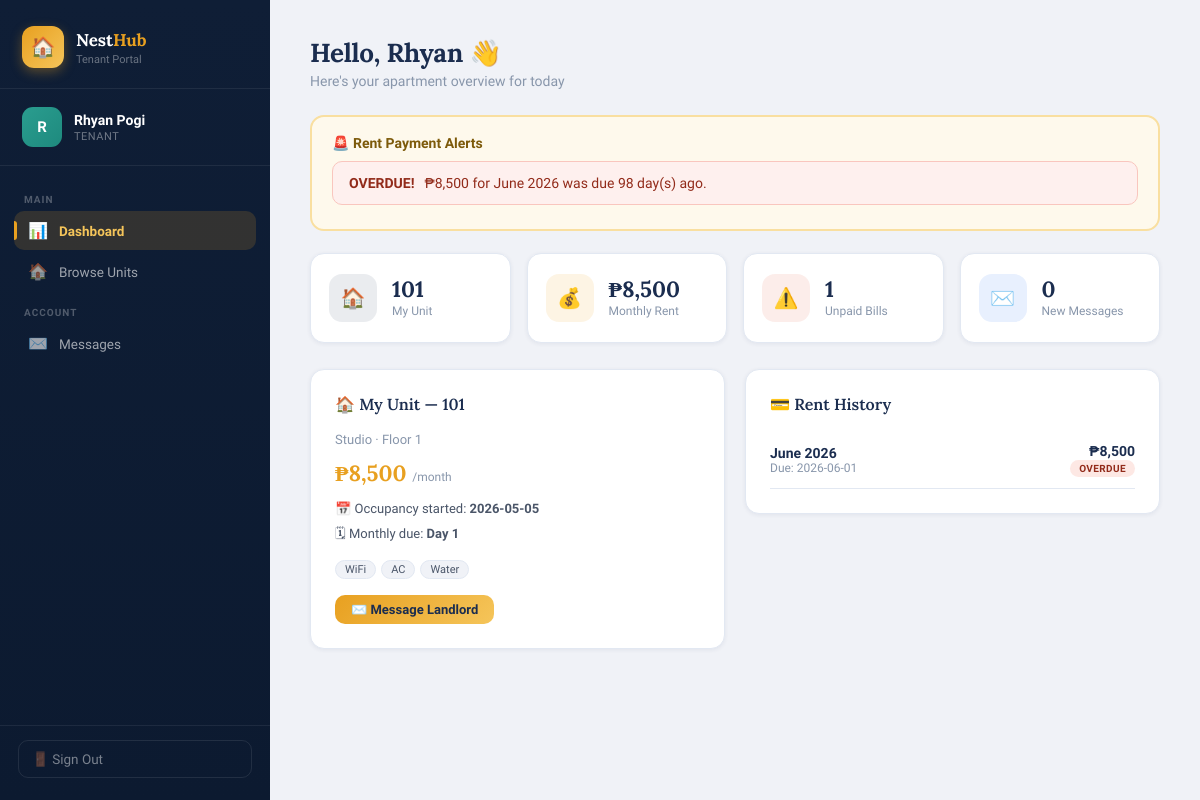
The page /tenant/dashboard (signed in) on the database its author committed.
### tables this page shows
CREATE TABLE user (
        id INTEGER PRIMARY KEY AUTOINCREMENT,
        username TEXT UNIQUE NOT NULL,
        password TEXT NOT NULL,
        role TEXT NOT NULL,
        full_name TEXT NOT NULL,
        email TEXT,
        phone TEXT,
        created_at TEXT DEFAULT (datetime('now'))
    );

CREATE TABLE rent_record (
        id INTEGER PRIMARY KEY AUTOINCREMENT,
        unit_id INTEGER NOT NULL REFERENCES unit(id),
        tenant_id INTEGER NOT NULL REFERENCES user(id),
        amount REAL NOT NULL,
        due_date TEXT NOT NULL,
        paid_date TEXT,
        is_paid INTEGER DEFAULT 0,
        month_year TEXT NOT NULL,
        notes TEXT,
        created_at TEXT DEFAULT (datetime('now'))
    );

CREATE TABLE unit (
        id INTEGER PRIMARY KEY AUTOINCREMENT,
        unit_number TEXT UNIQUE NOT NULL,
        floor INTEGER NOT NULL,
        unit_type TEXT NOT NULL,
        monthly_rent REAL NOT NULL,
        description TEXT,
        amenities TEXT,
        is_occupied INTEGER DEFAULT 0,
        tenant_id INTEGER REFERENCES user(id),
        occupancy_start TEXT,
        monthly_due_day INTEGER DEFAULT 1,
        created_at TEXT DEFAULT (datetime('now'))
    );

### views.py (the view)
@main_bp.route('/tenant/dashboard')
@login_required(role='tenant')
def tenant_dashboard():
    uid = session['user_id']
    conn = get_db()
    user = row_to_dict(conn.execute("SELECT * FROM user WHERE id=?", (uid,)).fetchone())
    unit = row_to_dict(conn.execute("SELECT * FROM unit WHERE tenant_id=?", (uid,)).fetchone())
    rent_records = []
    rent_alerts = []
    if unit:
        rent_records = [row_to_dict(r) for r in conn.execute(
            "SELECT * FROM rent_record WHERE unit_id=? AND tenant_id=? ORDER BY due_date DESC", (unit['id'], uid)).fetchall()]
        for rr in rent_records:
            status = get_rent_status(rr['due_date'], rr['is_paid'])
            if status in ('overdue','due_soon'):
                label, color = get_rent_status_label(status)
                rent_alerts.append({'record':rr,'status':status,'label':label,'color':color,'days':days_until_due(rr['due_date'])})
    unread_msgs = get_unread_msgs(uid)
    conn.close()
    return render_template('tenant_dashboard.html', user=user, unit=unit, rent_records=rent_records,
        rent_alerts=rent_alerts, unread_msgs=unread_msgs,
        get_rent_status=get_rent_status, get_rent_status_label=get_rent_status_label, days_until_due=days_until_due)

### models.py (called while the page is built)
def get_db():
    conn = sqlite3.connect(DB_PATH)
    conn.row_factory = sqlite3.Row
    conn.execute("PRAGMA foreign_keys = ON")
    return conn

### utils.py (called while the page is built)
def get_rent_status(due_date_str, is_paid):
    if is_paid:
        return 'paid'
    due = date.fromisoformat(due_date_str)
    today = date.today()
    diff = (due - today).days
    if diff < 0:
        return 'overdue'
    elif diff <= 5:
        return 'due_soon'
    else:
        return 'upcoming'

def get_rent_status_label(status):
    labels = {
        'paid': ('Paid', 'success'),
        'overdue': ('OVERDUE', 'danger'),
        'due_soon': ('Due Soon', 'warning'),
        'upcoming': ('Upcoming', 'info'),
    }
    return labels.get(status, ('Unknown', 'secondary'))

def days_until_due(due_date_str):
    due = date.fromisoformat(due_date_str)
    return (due - date.today()).days

### views.py (called while the page is built)
def login_required(role=None):
    def decorator(f):
        @wraps(f)
        def wrapped(*args, **kwargs):
            uid = session.get('user_id')
            if not uid:
                flash('Please log in.', 'warning')
                return redirect(url_for('main.login'))
            if role and session.get('user_role') != role:
                flash('Access denied.', 'danger')
                return redirect(url_for('main.login'))
            return f(*args, **kwargs)
        return wrapped
    return decorator

def row_to_dict(row):
    return dict(row) if row else None

def get_unread_msgs(uid):
    conn = get_db()
    n = conn.execute("SELECT COUNT(*) FROM message WHERE receiver_id=? AND is_read=0", (uid,)).fetchone()[0]
    conn.close()
    return n

### templates/tenant_dashboard.html (shortened to what this page needs)
{% extends 'base.html' %}
{% from 'sidebar.html' import tenant_sidebar %}
{% block body %}
<div class="app-wrapper">
  {{ tenant_sidebar(user, 'dashboard', unread_msgs) }}
  <main class="main-content">
    <div class="page-header">
      <h1>Hello, {{ user.full_name.split()[0] }} 👋</h1>
      <p>Here's your apartment overview for today</p>
    </div>
    {% if rent_alerts %}
    <div class="rent-alert-box">
      <h3>🚨 Rent Payment Alerts</h3>
      {% for alert in rent_alerts %}
        <div class="alert alert-{{ 'danger' if alert.status == 'overdue' else 'warning' }}" style="margin-bottom:6px;">
          {% if alert.status == 'overdue' %}
            <strong>OVERDUE!</strong> ₱{{ "{:,.0f}".format(alert.record.amount) }} for {{ alert.record.month_year }} was due {{ alert.days|abs }} day(s) ago.
          {% else %}
            <strong>Due Soon!</strong> ₱{{ "{:,.0f}".format(alert.record.amount) }} for {{ alert.record.month_year }} is due in {{ alert.days }} day(s).
          {% endif %}
        </div>
      {% endfor %}
    </div>
    {% endif %}
    <div class="stat-grid">
      <div class="stat-card">
        <div class="stat-icon {{ 'navy' if unit else 'gold' }}">{{ '🏠' if unit else '🔍' }}</div>
        <div>
          <div class="stat-value">{{ unit.unit_number if unit else 'None' }}</div>
          <div class="stat-label">My Unit</div>
        </div>
      </div>
      {% if unit %}
      <div class="stat-card">
        <div class="stat-icon gold">💰</div>
        <div>
          <div class="stat-value">₱{{ "{:,.0f}".format(unit.monthly_rent) }}</div>
          <div class="stat-label">Monthly Rent</div>
        </div>
      </div>
      {% set unpaid = rent_records | selectattr('is_paid', 'equalto', 0) | list | length %}
      <div class="stat-card">
        <div class="stat-icon {{ 'rose' if unpaid > 0 else 'teal' }}">{{ '⚠️' if unpaid > 0 else '✅' }}</div>
        <div>
          <div class="stat-value">{{ unpaid }}</div>
          <div class="stat-label">Unpaid Bills</div>
        </div>
      </div>
      {% endif %}
      <div class="stat-card">
        <div class="stat-icon {{ 'rose' if unread_msgs > 0 else 'blue' }}">✉️</div>
        <div>
          <div class="stat-value">{{ unread_msgs }}</div>
          <div class="stat-label">New Messages</div>
        </div>
      </div>
    </div>
    <div style="display:grid;grid-template-columns:1fr 1fr;gap:20px;">
      <div>
        {% if unit %}
        <div class="card">
          <div class="card-title">🏠 My Unit — {{ unit.unit_number }}</div>
          <div style="font-size:13px;color:var(--text-muted);margin-bottom:12px;">{{ unit.unit_type }} · Floor {{ unit.floor }}</div>
          <div style="font-family:'Lora',serif;font-size:22px;font-weight:700;color:var(--gold);margin-bottom:14px;">
            ₱{{ "{:,.0f}".format(unit.monthly_rent) }} <span style="font-size:12px;font-family:'Sora',sans-serif;color:var(--text-muted);font-weight:400;">/month</span>
          </div>
          {% if unit.occupancy_start %}
          <div style="font-size:13px;color:var(--text-mid);margin-bottom:8px;">📅 Occupancy started: <strong>{{ unit.occupancy_start }}</strong></div>
          {% endif %}
          {% if unit.monthly_due_day %}
          <div style="font-size:13px;color:var(--text-mid);margin-bottom:14px;">🗓 Monthly due: <strong>Day {{ unit.monthly_due_day }}</strong></div>
          {% endif %}
          {% if unit.amenities %}
          <div class="unit-amenities">
            {% for a in unit.amenities.split(',') %}
              <span class="amenity-tag">{{ a.strip() }}</span>
            {% endfor %}
          </div>
          {% endif %}
          <div class="mt-4">
            <a href="{{ url_for('main.tenant_message') }}" class="btn btn-gold btn-sm">✉️ Message Landlord</a>
          </div>
        </div>
        {% endif %}
      </div>
      <div>
        <div class="card">
          <div class="card-title">💳 Rent History</div>
          {% if rent_records %}
            {% for rr in rent_records[:4] %}
              {% set status = get_rent_status(rr.due_date, rr.is_paid) %}
              {% set label, color = get_rent_status_label(status) %}
              <div style="display:flex;justify-content:space-between;align-items:center;padding:11px 0;border-bottom:1px solid var(--border);">
                <div>
                  <div style="font-weight:600;font-size:14px;">{{ rr.month_year }}</div>
                  <div style="font-size:12px;color:var(--text-muted);">Due: {{ rr.due_date }}</div>
                </div>
                <div style="text-align:right;">
                  <div style="font-weight:700;font-size:14px;">₱{{ "{:,.0f}".format(rr.amount) }}</div>
                  <span class="unit-badge badge-{{ status.replace('_','-') }}" style="position:static;display:inline-block;">{{ label }}</span>
                </div>
              </div>
            {% endfor %}
          {% else %}
            <div class="empty-state" style="padding:20px;">
              <div class="empty-icon">📋</div>
              <p>No rent records yet</p>
            </div>
          {% endif %}
        </div>
      </div>
    </div>
  </main>
</div>
{% endblock %}

### templates/sidebar.html (shortened to what this page needs)
{% macro tenant_sidebar(user, active, unread_msgs=0) %}
<aside class="sidebar">
  <div class="sidebar-brand">
    <div class="logo-row">
      <div class="logo-box">🏠</div>
      <div>
        <h2>Nest<span>Hub</span></h2>
        <p>Tenant Portal</p>
      </div>
    </div>
  </div>
  <div class="sidebar-user">
    <div class="user-avatar">{{ user.full_name[0] }}</div>
    <div>
      <div class="user-name">{{ user.full_name }}</div>
      <div class="user-role">Tenant</div>
    </div>
  </div>
  <nav class="sidebar-nav">
    <div class="nav-section-label">Main</div>
    <a href="{{ url_for('main.tenant_dashboard') }}" class="nav-item {% if active == 'dashboard' %}active{% endif %}">
      <span class="nav-icon">📊</span> Dashboard
    </a>
    <a href="{{ url_for('main.tenant_units') }}" class="nav-item {% if active == 'units' %}active{% endif %}">
      <span class="nav-icon">🏠</span> Browse Units
    </a>
    <div class="nav-section-label">Account</div>
    <a href="{{ url_for('main.tenant_messages') }}" class="nav-item {% if active == 'messages' %}active{% endif %}">
      <span class="nav-icon">✉️</span> Messages
    </a>
  </nav>
  <div class="sidebar-footer">
    <a href="{{ url_for('main.logout') }}" class="logout-btn">🚪 Sign Out</a>
  </div>
</aside>
{% endmacro %}

### rows shown on the page
user: full_name "R", full_name "Rhyan Pogi", full_name "Rhyan"
rent_record: record.amount "8,500", record.month_year "June 2026", month_year "June 2026", due_date "2026-06-01", amount "8,500", label "OVERDUE"
unit: unit_number "101", monthly_rent "8,500", unit_type "Studio", floor "1", occupancy_start "2026-05-05", monthly_due_day "1"

### other values the page prints
{{ alert.days|abs }} "98"
{{ '🏠' if unit else '🔍' }} "🏠"
{{ '⚠️' if unpaid > 0 else '✅' }} "⚠️"
{{ unpaid }} "1"
{{ unread_msgs }} "0"
{{ a.strip() }} "WiFi" "AC" "Water"
